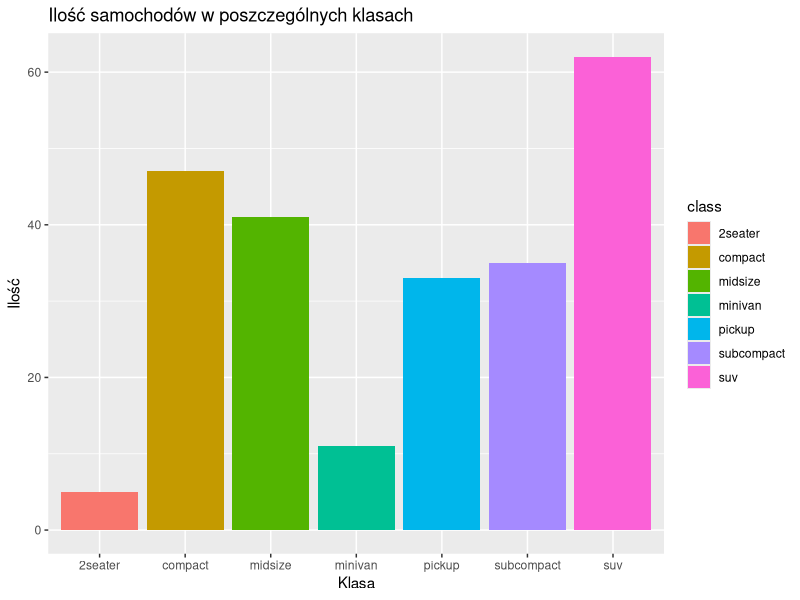

This figure's R source:
## ---- chunk 1
knitr::opts_chunk$set(echo = TRUE)
## ---- chunk 2

library(tidyverse)
library(ggplot2)

## ---- chunk 3

mpg

## ---- chunk 4
ggplot(data = mpg) + 
  geom_bar(mapping = aes(x = class, fill = class)) +
  labs(title = "Ilość samochodów w poszczególnych klasach", x = "Klasa", y = "Ilość")
  
